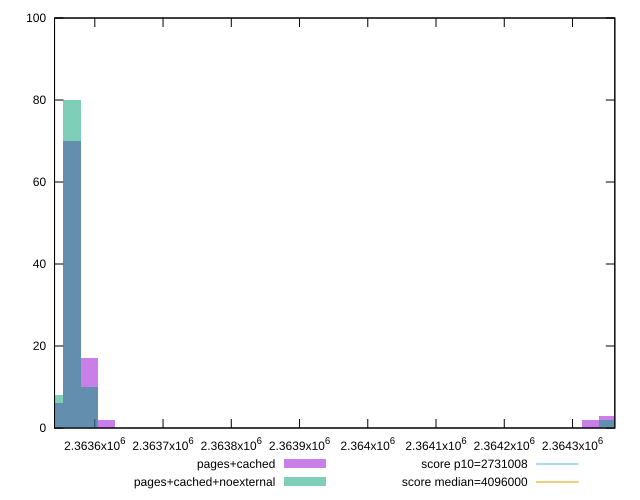

Write the gnuplot code that produced this figure.
reset

$pagesCached <<EOF
2363566.649471444 70
2363541.3227390256 6
2363591.976203862 17
2364351.778176411 3
2364326.4514439926 2
2363617.3029362806 2
EOF

$pagesCachedNoexternal <<EOF
2363566.649471444 80
2363541.3227390256 8
2363591.976203862 10
2364351.778176411 2
EOF

set key outside below
set boxwidth 25.32673241828321
set xrange [2363541:2364362]
set yrange [0:100]
set trange [0:100]
set style fill transparent solid 0.5 noborder

set parametric
set terminal svg size 640, 500 enhanced background rgb 'white'
set output "reprap/total-byte-weight/comparison/histogram/1_vs_2.svg"

plot $pagesCached title "pages+cached" with boxes, \
     $pagesCachedNoexternal title "pages+cached+noexternal" with boxes, \
     2731008,t title "score p10=2731008", \
     4096000,t title "score median=4096000"

reset
